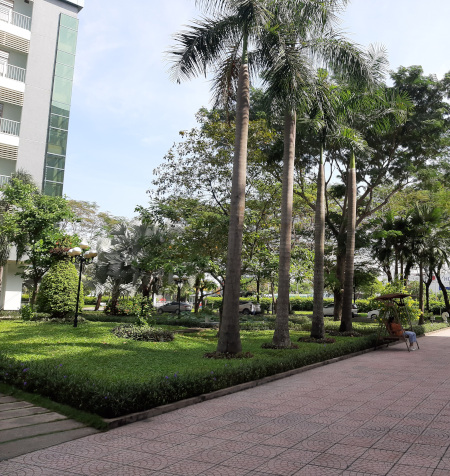
#> input picture Project/Tho/Linux/data/tdt_3.jpg, 450 x 476 px, found by its file name
$ python img_stitching.py   (older library calls are emulated)
#> lines starting #> are read from the running program, lines starting #| are printed output that depends on the picture
### Project/Tho/Linux/source/python/Harris_detection/harris_lib_v1_4.py
import numpy as np
import cv2
import time
from skimage.feature import peak_local_max


def nothing(x):
    pass


def corner_detection(img_origin, window_size, method, output_type, *args, **kwargs):
    start = time.time()
    window_size = np.asarray(window_size, dtype=np.int)
    img_gray = cv2.cvtColor(img_origin, cv2.COLOR_BGR2GRAY)
    img_gray = cv2.GaussianBlur(img_gray, (3, 3), 0)
    window_size_halved = np.array(np.floor(window_size / 2), dtype=np.int)

    # Calculate Ix and Iy based on Sobel filter
    img_dx = cv2.Sobel(img_gray, cv2.CV_32F, 1, 0, ksize=5)
    img_dy = cv2.Sobel(img_gray, cv2.CV_32F, 0, 1, ksize=5)

    # Calculate (Ix)^2 integral
    img_dx_squared = np.square(img_dx)
    img_dx_squared_integral = cv2.integral(img_dx_squared)

    # Calculate (Iy)^2 integral
    img_dy_squared = np.square(img_dy)
    img_dy_squared_integral = cv2.integral(img_dy_squared)

    # Calculate Ix*Iy integral
    img_dxy = img_dx * img_dy
    img_dxy_integral = cv2.integral(img_dxy)

    # Initialize response matrix
    R_values = np.zeros([img_gray.shape[0],
                        img_gray.shape[1]], dtype=np.float)
    if method == "Fast_Harris":
        M11_matrix = np.zeros([img_gray.shape[0],
                              img_gray.shape[1]], dtype=np.float)
        M22_matrix = np.zeros([img_gray.shape[0],
                              img_gray.shape[1]], dtype=np.float)
        M12_matrix = np.zeros([img_gray.shape[0],
                              img_gray.shape[1]], dtype=np.float)
        # [6 lines of commented-out code are left out]
    for i in range(window_size_halved[0], img_gray.shape[0] - window_size_halved[0]):
        if i % 10 == 0:
            print("Completed %0.2f%%" % (100*(i - window_size_halved[0]) /
                  (img_gray.shape[0] - window_size_halved[0])))
        for j in range(window_size_halved[1], img_gray.shape[1] - window_size_halved[1]):
            if method != "Fast_Harris":
                # Intergral implementation
                M_11 = img_dx_squared_integral[i - window_size_halved[0], j - window_size_halved[1]] +\
                    img_dx_squared_integral[i + window_size_halved[0] + 1, j + window_size_halved[1] + 1] -\
                    img_dx_squared_integral[i - window_size_halved[0], j + window_size_halved[1] + 1] -\
                    img_dx_squared_integral[i + window_size_halved[0] + 1, j - window_size_halved[1]]

                M_22 = img_dy_squared_integral[i - window_size_halved[0], j - window_size_halved[1]] +\
                    img_dy_squared_integral[i + window_size_halved[0] + 1, j + window_size_halved[1] + 1] -\
                    img_dy_squared_integral[i - window_size_halved[0], j + window_size_halved[1] + 1] -\
                    img_dy_squared_integral[i + window_size_halved[0] + 1, j - window_size_halved[1]]

                M_12 = img_dxy_integral[i - window_size_halved[0], j - window_size_halved[1]] +\
                    img_dxy_integral[i + window_size_halved[0] + 1, j + window_size_halved[1] + 1] -\
                    img_dxy_integral[i - window_size_halved[0], j + window_size_halved[1] + 1] -\
                    img_dxy_integral[i + window_size_halved[0] + 1, j - window_size_halved[1]]
                # End of Intergral implementation
                if method == "Harris":
                    # Harris response formula implementation
                    trace = M_11+M_22
                    det = M_11*M_22 - np.square(M_12)
                    if trace > 0:
                        R_values[i, j] = det / trace
                    pass
                    # End of Harris implementation
                elif method == "Shi-Tomasi":
                    # Shi - tomashi formula implementation
                    M = np.array([[M_11, M_12], [M_12, M_22]], dtype=float)
                    A = np.min(np.linalg.eigvalsh(M))
                    R_values[i, j] = A
                    # End of Shi - tomashi implementation
                else:
                    raise NameError("Wrong method name, try \"Harris\" or \"Shi-Tomasi\" or \"Fast_Harris\"")
            else:
                M11_matrix[i, j] = img_dx_squared_integral[i - window_size_halved[0], j - window_size_halved[1]] +\
                    img_dx_squared_integral[i + window_size_halved[0] + 1, j + window_size_halved[1] + 1] -\
                    img_dx_squared_integral[i - window_size_halved[0], j + window_size_halved[1] + 1] -\
                    img_dx_squared_integral[i + window_size_halved[0] + 1, j - window_size_halved[1]]
                M22_matrix[i, j] = img_dy_squared_integral[i - window_size_halved[0], j - window_size_halved[1]] +\
                    img_dy_squared_integral[i + window_size_halved[0] + 1, j + window_size_halved[1] + 1] -\
                    img_dy_squared_integral[i - window_size_halved[0], j + window_size_halved[1] + 1] -\
                    img_dy_squared_integral[i + window_size_halved[0] + 1, j - window_size_halved[1]]
                M12_matrix[i, j] = img_dxy_integral[i - window_size_halved[0], j - window_size_halved[1]] +\
                    img_dxy_integral[i + window_size_halved[0] + 1, j + window_size_halved[1] + 1] -\
                    img_dxy_integral[i - window_size_halved[0], j + window_size_halved[1] + 1] -\
                    img_dxy_integral[i + window_size_halved[0] + 1, j - window_size_halved[1]]
    if method == "Fast_Harris":
        R_values = (np.multiply(M11_matrix, M22_matrix) - np.square(M12_matrix))-0.004*np.square(M11_matrix+M22_matrix)
    stop = time.time()
    print("Completed 100%")
    print("Total processing time: %0.2f" % (stop - start))
    if output_type == "R_matrix":
        return R_values
    elif output_type == "Dirrect_img":
        if "min_distance" in kwargs:
            if "response_min" in kwargs:
                img_out = img_origin.copy()
                if kwargs['response_min'] > 0:
                    min_response = R_values.max()*np.power(10, 1-1/kwargs['response_min'])
                else:
                    min_response = R_values.max()
                local_max = peak_local_max(R_values, min_distance=kwargs['min_distance'], threshold_abs=min_response)
                for i in range(local_max.shape[0]):
                    img_out[local_max[i, 0]-1:local_max[i, 0]+2, local_max[i, 1]-1:local_max[i, 1]+2] = (0, 0, 255)
                return img_out
            else:
                raise ValueError("Missing argument \"response_min\"")
        else:
            raise ValueError("Missing argument \"min_distance\"")
    else:
        raise ValueError("Wrong output type, try \"R_matrix\" or \"Dirrect_img\"")


# [15 lines that do not run on import are left out]

# [8 lines that do not run on import are left out]

### Project/Tho/Linux/source/python/Harris_detection/img_stitching.py
import numpy as np
import cv2
from scipy.spatial import cKDTree
from skimage.feature import peak_local_max
from harris_lib_v1_4 import corner_detection

if __name__ == "__main__":
    img_1 = cv2.imread("./Project/Tho/Linux/data/tdt_3.jpg")
#> img_1 is the input picture: shape (476, 450, 3); mean B, G, R 113.5, 123.7, 121.3
    img_2 = cv2.imread("./Project/Tho/Linux/data/tdt_4.jpg")
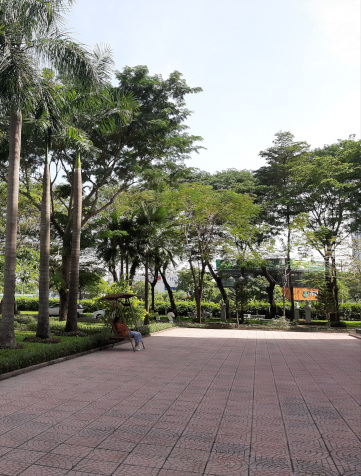
#> input picture Project/Tho/Linux/data/tdt_4.jpg, 361 x 476 px, found by its file name
#> img_2 is the input picture: shape (476, 361, 3); mean B, G, R 123.4, 131.9, 133.6

    R_values_1 = corner_detection(img_1, window_size=(5, 5), method="Harris", output_type="R_matrix")
#> after the loop in corner_detection, `for i in range(window_size_halved[0], img_gray.shape[0] - window_size_..`:
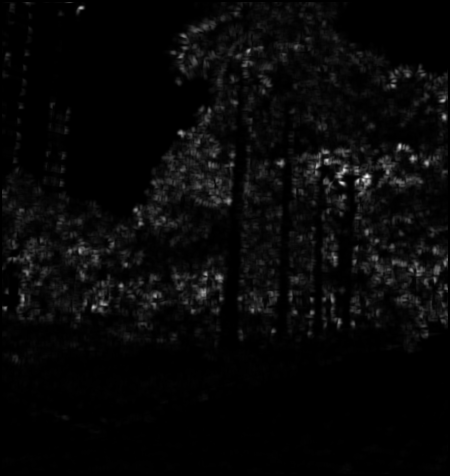
#> R_values: shape (476, 450) float64; min 0, max 172618395, mean 5706008.3; drawn with min black and max white
    R_values_2 = corner_detection(img_2, window_size=(5, 5), method="Harris", output_type="R_matrix")
#> call 2 of corner_detection, with window_size = (5, 5), method = 'Harris', output_type = 'R_matrix'
#> in corner_detection (call 2), `img_dxy_integral = cv2.integral(img_dxy)`:
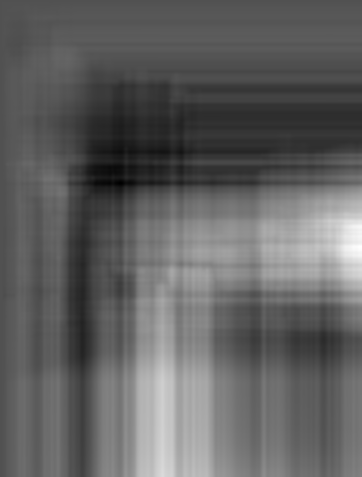
#> img_dxy_integral: shape (477, 362) float64; min -1.87e+09, max 3.96e+09, mean 364566280.5; drawn with min black and max white
#> after the loop in corner_detection (call 2), `for i in range(window_size_halved[0], img_gray.shape[0] - window_size_..`:
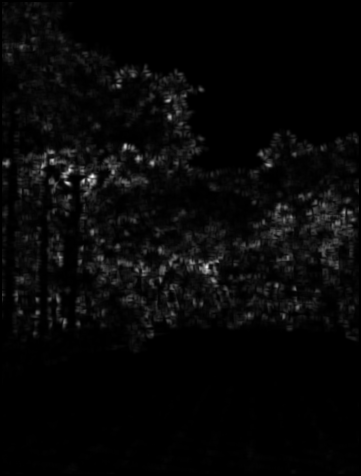
#> R_values: shape (476, 361) float64; min 0, max 178764424.9, mean 5614066.5; drawn with min black and max white

    min_response_1 = R_values_1.max()*np.power(10, -625/1000)
#> min_response_1 = 40934272.3
    min_response_2 = R_values_2.max()*np.power(10, -625/1000)
#> min_response_2 = 42391725.7

    local_max_1 = peak_local_max(R_values_1, min_distance=5, threshold_abs=min_response_1)
#> local_max_1 = 182 pairs, first value 7 to 334, second value 5 to 444
    local_max_2 = peak_local_max(R_values_2, min_distance=5, threshold_abs=min_response_2)
#> local_max_2 = 138 pairs, first value 38 to 334, second value 6 to 352

    feature_vecs_1 = np.zeros((local_max_1.shape[0], 147), dtype=int)
    feature_vecs_2 = np.zeros((local_max_2.shape[0], 147), dtype=int)

    for i in range(local_max_1.shape[0]):
        feature_vecs_1[i, :] = img_1[local_max_1[i, 0]-3:local_max_1[i, 0]+4,
                                     local_max_1[i, 1]-3:local_max_1[i, 1]+4].flatten()
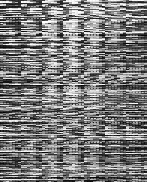
#> feature_vecs_1: shape (182, 147) int64; min 0, max 255, mean 123
    for i in range(local_max_2.shape[0]):
        feature_vecs_2[i, :] = img_2[local_max_2[i, 0]-3:local_max_2[i, 0]+4,
                                     local_max_2[i, 1]-3:local_max_2[i, 1]+4].flatten()
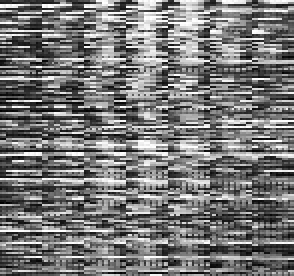
#> feature_vecs_2: shape (138, 147) int64 (shown 2 times larger); min 0, max 255, mean 119.3

    correspond_coord = np.zeros((feature_vecs_2.shape[0], 2), dtype=np.int)
    correspond_dist = np.zeros(feature_vecs_2.shape[0], dtype=np.float)
#> correspond_dist = 138 values from 0 to 0
    for i in range(feature_vecs_2.shape[0]):
        correspond_dist[i], coord = cKDTree(feature_vecs_1).query(feature_vecs_2[i, :], k=1)
        # correspond_corner[i, :] = local_max_1[cKDTree(feature_vecs_1).query(feature_vecs_2[i, :], k=1)[1], :]
        correspond_coord[i, :] = local_max_1[coord, :]
#> this loop made 138 passes
#> coord on passes 1 to 12: 0, 19, 2, 1, 3, 5, 8, 7, 11, 10, 12, 1
#> after the loop, correspond_coord = 138 pairs, first value 7 to 334, second value 20 to 444; correspond_dist = 138 values, max 801.8 at index 69, min 158.3 at index 88, mean 443.2
    shortest_dist = correspond_dist.argsort()[:5]
#> shortest_dist = [88, 93, 112, 47, 76]
    translate_const = np.zeros(2, dtype=np.float)
    for i in range(shortest_dist.shape[0]):
        translate_const += local_max_2[shortest_dist[i], :] - correspond_coord[shortest_dist[i], :]
#> this loop made 5 passes
#> translate_const on passes 1 to 5: [0, -275], [0, -550], [0, -825], [0, -1099], [0, -1374]
    translate_const = np.round(translate_const/shortest_dist.shape[0] + 0.5).astype(np.int)
#> translate_const = [0, -274]
    translate_max = abs(translate_const).max()
#> translate_max = 274
    # translate_max = 300
    img_out = cv2.copyMakeBorder(img_2, translate_max, translate_max,
                                 translate_max, translate_max, cv2.BORDER_CONSTANT, value=0)
    img_out[translate_max+translate_const[0]:translate_max+translate_const[0]+img_1.shape[0],
            translate_max+translate_const[1]:translate_max+translate_const[1]+img_1.shape[1]] = img_1
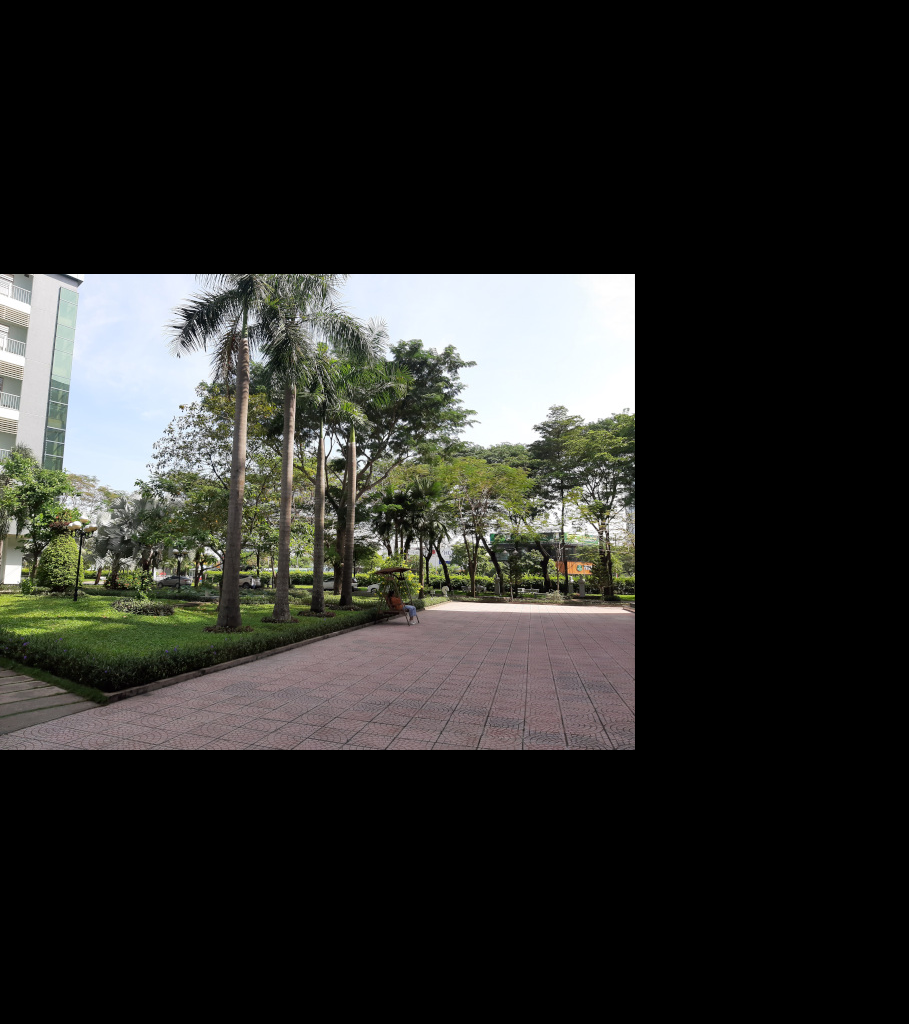
#> img_out: shape (1024, 909, 3); mean B, G, R 40, 43, 42.6
    cv2.imshow("Stitching result", img_out)
    cv2.waitKey(0)
